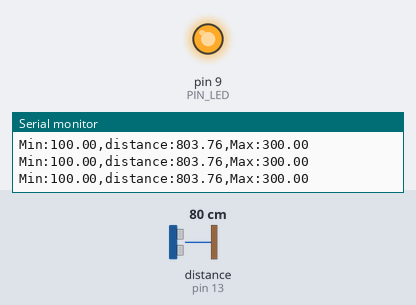
Simulated run of this sketch. Board: Arduino Uno, built with avr-gcc and run on an emulated ATmega328P. Shown: output pins drawn as LEDs (lit = HIGH), the last lines printed to the serial monitor. Wiring (inferred from the names in the program): ultrasonic range finder: trigger pin 12; echo pin 13. The inputs (shaded band) are chosen by the test bench; at power-on: distance to the obstacle (sensor on pin 13) 80 cm. The echo pulse lasts 58.3 µs per cm; pins used as bus, display or sensor lines are not drawn.

Above: at 1.2 s.
1.3 s: distance to the obstacle (sensor on pin 13) set to 18 cm
At 1.97 s:
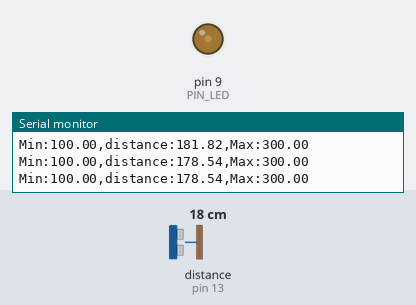
4.3 s: distance to the obstacle (sensor on pin 13) set to 2 cm
Timing chart, 0 to 7.3 s (numbered marks = the images above; inputs shaded):
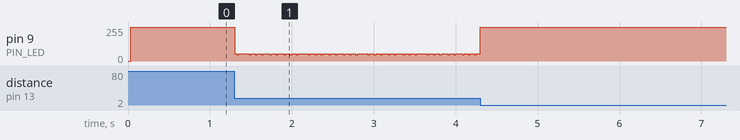

Measured:
- after the input at 1.3 s, pin 9 (PIN_LED): 255/255 → 56/255 at once, then repeats every 0.72 s: 47/255 0.03 s, 55/255 0.12 s, 47/255 0.02 s, 2 × (55/255 0.05 s, 47/255 0.03 s), 55/255 0.07 s, 47/255 0.02 s, 55/255 0.05 s, 47/255 0.03 s, 55/255 0.07 s, 47/255 0.02 s, 55/255 0.05 s, 47/255 0.03 s, 55/255 0.05 s

The sketch:

08_practice_2.ino
```cpp
#define PIN_LED  9
#define PIN_TRIG 12
#define PIN_ECHO 13

#define SND_VEL 346.0
#define INTERVAL 25       // 25ms로 변경
#define PULSE_DURATION 10
#define _DIST_MIN 100.0
#define _DIST_MAX 300.0

#define TIMEOUT ((INTERVAL / 2) * 1000.0)
#define SCALE (0.001 * 0.5 * SND_VEL)

unsigned long last_sampling_time;

void setup() {
  pinMode(PIN_LED, OUTPUT);
  pinMode(PIN_TRIG, OUTPUT);
  pinMode(PIN_ECHO, INPUT);

  digitalWrite(PIN_TRIG, LOW);

  Serial.begin(57600);
}

void loop() {
  float distance;

  // 25ms마다 측정
  if (millis() < (last_sampling_time + INTERVAL))
    return;

  distance = USS_measure(PIN_TRIG, PIN_ECHO);

  int led_value;

  // 100mm 이하 또는 300mm 이상
  if (distance <= 100.0 || distance >= 300.0 || distance == 0.0) {
    led_value = 255;
  }

  // 100mm ~ 200mm
  else if (distance <= 200.0) {
    led_value = 255 - (int)((distance - 100.0) * 255.0 / 100.0);
  }

  // 200mm ~ 300mm
  else {
    led_value = (int)((distance - 200.0) * 255.0 / 100.0);
  }

  // LED 밝기 적용
  analogWrite(PIN_LED, led_value);

  // 시리얼 플로터 출력
  Serial.print("Min:");
  Serial.print(_DIST_MIN);

  Serial.print(",distance:");
  Serial.print(distance);

  Serial.print(",Max:");
  Serial.println(_DIST_MAX);


  last_sampling_time += INTERVAL;
}


// 초음파 거리 측정
float USS_measure(int TRIG, int ECHO)
{
  digitalWrite(TRIG, HIGH);
  delayMicroseconds(PULSE_DURATION);
  digitalWrite(TRIG, LOW);

  return pulseIn(ECHO, HIGH, TIMEOUT) * SCALE;
}
```
